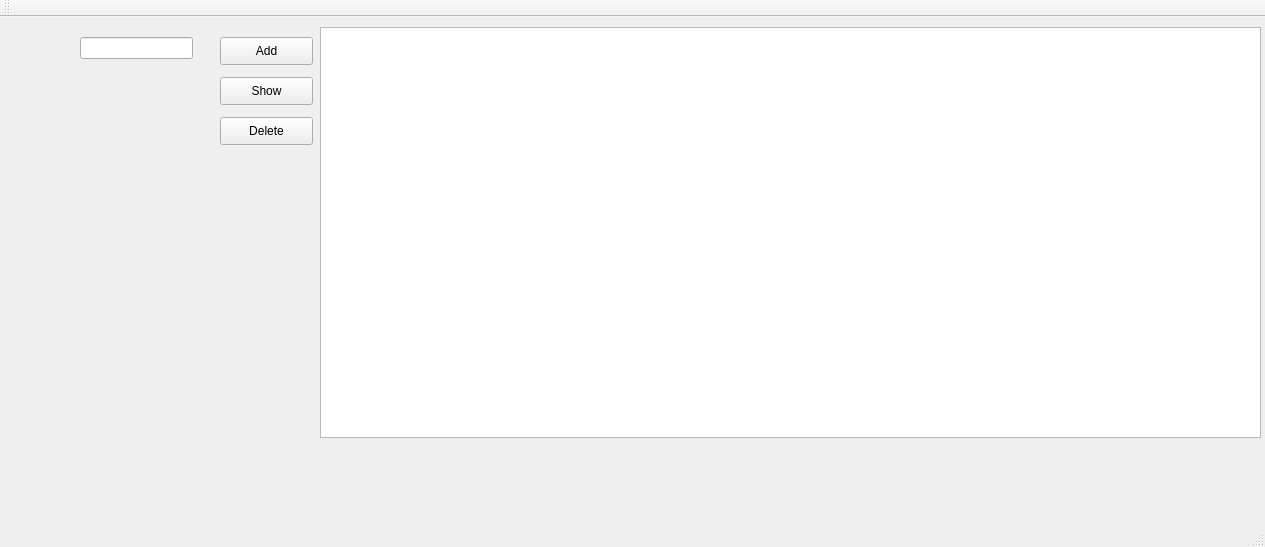
<?xml version="1.0" encoding="UTF-8"?>
<ui version="4.0">
 <class>MainWindow</class>
 <widget class="QMainWindow" name="MainWindow">
  <property name="geometry">
   <rect>
    <x>0</x>
    <y>0</y>
    <width>1265</width>
    <height>547</height>
   </rect>
  </property>
  <property name="windowTitle">
   <string>MainWindow</string>
  </property>
  <widget class="QWidget" name="centralWidget">
   <widget class="QLineEdit" name="lineEdit">
    <property name="geometry">
     <rect>
      <x>80</x>
      <y>20</y>
      <width>113</width>
      <height>22</height>
     </rect>
    </property>
   </widget>
   <widget class="QTextEdit" name="textEdit">
    <property name="geometry">
     <rect>
      <x>320</x>
      <y>10</y>
      <width>941</width>
      <height>411</height>
     </rect>
    </property>
   </widget>
   <widget class="QPushButton" name="pushButton">
    <property name="geometry">
     <rect>
      <x>220</x>
      <y>20</y>
      <width>93</width>
      <height>28</height>
     </rect>
    </property>
    <property name="text">
     <string>Add</string>
    </property>
   </widget>
   <widget class="QPushButton" name="pushButton_2">
    <property name="geometry">
     <rect>
      <x>220</x>
      <y>60</y>
      <width>93</width>
      <height>28</height>
     </rect>
    </property>
    <property name="text">
     <string>Show</string>
    </property>
   </widget>
   <widget class="QPushButton" name="pushButton_3">
    <property name="geometry">
     <rect>
      <x>220</x>
      <y>100</y>
      <width>93</width>
      <height>28</height>
     </rect>
    </property>
    <property name="text">
     <string>Delete</string>
    </property>
   </widget>
  </widget>
  <widget class="QMenuBar" name="menuBar">
   <property name="geometry">
    <rect>
     <x>0</x>
     <y>0</y>
     <width>1265</width>
     <height>25</height>
    </rect>
   </property>
  </widget>
  <widget class="QToolBar" name="mainToolBar">
   <attribute name="toolBarArea">
    <enum>TopToolBarArea</enum>
   </attribute>
   <attribute name="toolBarBreak">
    <bool>false</bool>
   </attribute>
  </widget>
  <widget class="QStatusBar" name="statusBar"/>
 </widget>
 <layoutdefault spacing="6" margin="11"/>
 <resources/>
 <connections/>
</ui>
